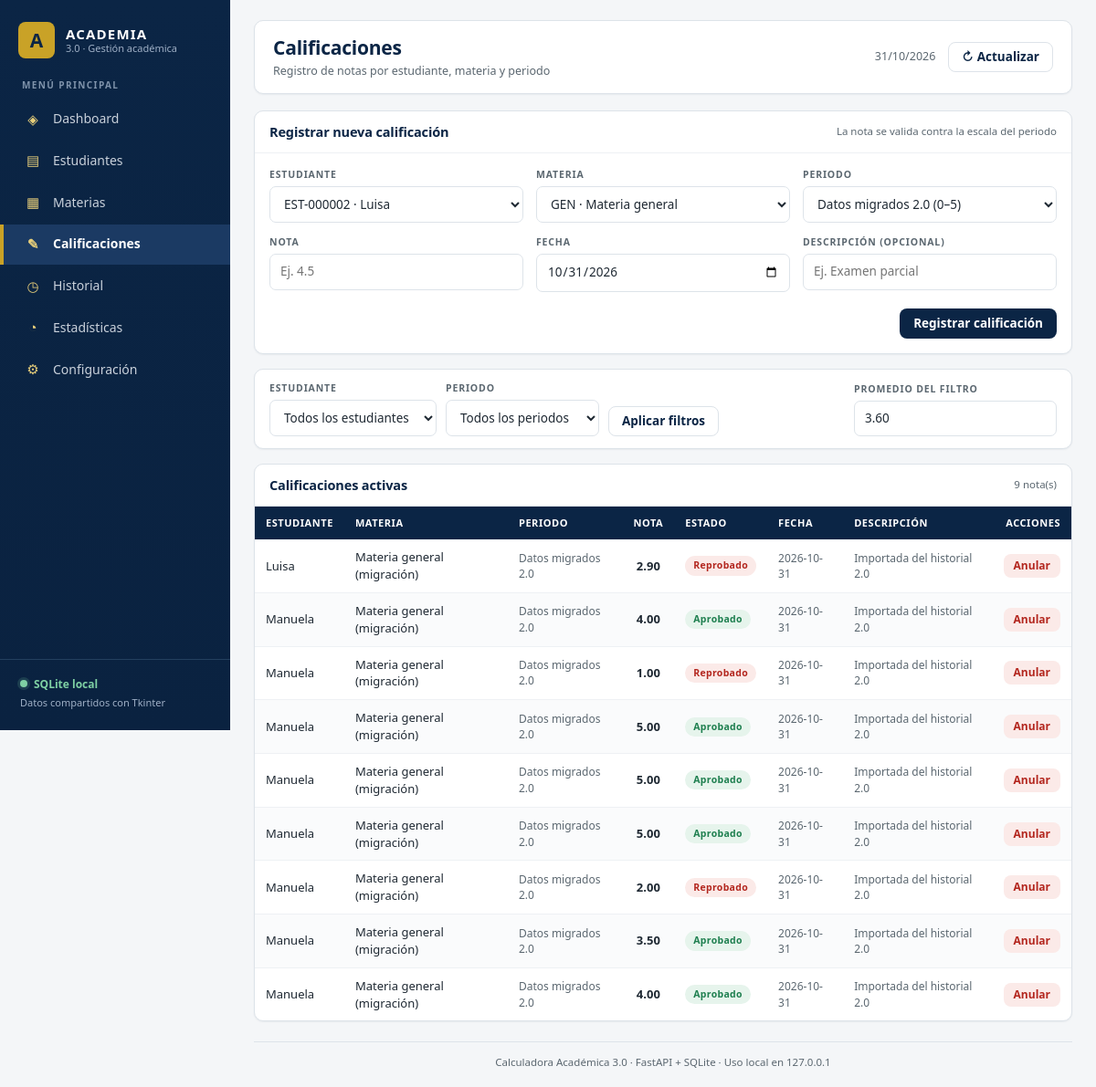
/calificaciones, run on the app's committed database.
### tables this page shows
CREATE TABLE estudiantes (
    id                 TEXT PRIMARY KEY,
    codigo             TEXT NOT NULL UNIQUE,
    nombre             TEXT NOT NULL CHECK (length(trim(nombre)) > 0),
    nombre_normalizado TEXT NOT NULL,
    correo             TEXT,
    origen             TEXT NOT NULL DEFAULT 'app'
                       CHECK (origen IN ('app', 'json_migracion')),
    huella_migracion   TEXT UNIQUE,
    creado_en          TEXT NOT NULL,
    actualizado_en     TEXT NOT NULL,
    eliminado_en       TEXT
);

CREATE TABLE materias (
    id             TEXT PRIMARY KEY,
    codigo         TEXT NOT NULL UNIQUE,
    nombre         TEXT NOT NULL,
    creditos       REAL NOT NULL DEFAULT 0 CHECK (creditos >= 0),
    creado_en      TEXT NOT NULL,
    actualizado_en TEXT NOT NULL,
    eliminado_en   TEXT
);

CREATE TABLE periodos (
    id             TEXT PRIMARY KEY,
    nombre         TEXT NOT NULL UNIQUE,
    fecha_inicio   TEXT,
    fecha_fin      TEXT,
    escala_min     REAL NOT NULL,
    escala_max     REAL NOT NULL,
    aprobacion_min REAL NOT NULL,
    activo         INTEGER NOT NULL DEFAULT 1 CHECK (activo IN (0, 1)),
    creado_en      TEXT NOT NULL,
    CHECK (escala_min < escala_max),
    CHECK (aprobacion_min >= escala_min AND aprobacion_min <= escala_max)
);

CREATE TABLE calificaciones (
    id             TEXT PRIMARY KEY,
    inscripcion_id TEXT NOT NULL REFERENCES inscripciones(id) ON DELETE RESTRICT,
    nota           REAL NOT NULL,
    descripcion    TEXT,
    fecha          TEXT NOT NULL,
    origen         TEXT NOT NULL DEFAULT 'app',
    creado_en      TEXT NOT NULL,
    anulada_en     TEXT
);

### app/web/rutas.py (the view)
@router.get("/calificaciones")
def calificaciones(
    request: Request,
    estudiante_id: str = "",
    periodo_id: str = "",
    servicios: Servicios = Depends(servicios_lectura),
):
    estudiantes = servicios.estudiantes.listar()
    materias = servicios.materias.listar()
    periodos = servicios.periodos.listar()
    ids_estudiantes = {estudiante.id for estudiante in estudiantes}
    ids_periodos = {periodo.id for periodo in periodos}
    if estudiante_id not in ids_estudiantes:
        estudiante_id = ""
    if periodo_id not in ids_periodos:
        periodo_id = ""
    detalles = servicios.calificaciones.listar_todas(
        estudiante_id=estudiante_id or None,
        periodo_id=periodo_id or None,
    )
    escalas = {periodo.id: periodo.escala for periodo in periodos}
    filas = [
        {
            "detalle": detalle,
            "estado": escalas[detalle.periodo_id].estado(detalle.nota),
        }
        for detalle in detalles
        if detalle.periodo_id in escalas
    ]
    notas = [fila["detalle"].nota for fila in filas]
    return _render(
        request,
        "calificaciones.html",
        "calificaciones",
        estudiantes=estudiantes,
        materias=materias,
        periodos=periodos,
        filas=filas,
        filtro_estudiante=estudiante_id,
        filtro_periodo=periodo_id,
        promedio_filtro=(sum(notas) / len(notas)) if notas else None,
        fecha_hoy=hoy_iso(),
    )

### app/web/templates/calificaciones.html (shortened to what this page needs)
{% extends "base.html" %}
{% block encabezado %}Calificaciones{% endblock %}
{% block subencabezado %}Registro de notas por estudiante, materia y periodo{% endblock %}
{% block contenido %}
<section class="panel" style="margin-bottom:16px">
  <div class="panel-cabecera">
    <h2>Registrar nueva calificación</h2>
    <span class="subtitulo">La nota se valida contra la escala del periodo</span>
  </div>
  <div class="panel-cuerpo">
    {% if estudiantes and materias and periodos %}
    <form class="formulario" method="post" action="/calificaciones/nueva">
      <div class="rejilla-campos tres">
        <div class="campo">
          <label for="estudiante_id">Estudiante</label>
          <select id="estudiante_id" name="estudiante_id" required>
            {% for estudiante in estudiantes %}
            <option value="{{ estudiante.id }}">{{ estudiante.codigo }} · {{ estudiante.nombre }}</option>
            {% endfor %}
          </select>
        </div>
        <div class="campo">
          <label for="materia_id">Materia</label>
          <select id="materia_id" name="materia_id" required>
            {% for materia in materias %}
            <option value="{{ materia.id }}">{{ materia.codigo }} · {{ materia.nombre }}</option>
            {% endfor %}
          </select>
        </div>
        <div class="campo">
          <label for="periodo_id">Periodo</label>
          <select id="periodo_id" name="periodo_id" required>
            {% for periodo in periodos %}
            <option value="{{ periodo.id }}">{{ periodo.nombre }} ({{ "%g"|format(periodo.escala_min) }}–{{ "%g"|format(periodo.escala_max) }})</option>
            {% endfor %}
          </select>
        </div>
        <div class="campo">
          <label for="nota">Nota</label>
          <input id="nota" name="nota" type="text" inputmode="decimal" required
                 placeholder="Ej. 4.5" autocomplete="off">
        </div>
        <div class="campo">
          <label for="fecha">Fecha</label>
          <input id="fecha" name="fecha" type="date" value="{{ fecha_hoy }}">
        </div>
        <div class="campo">
          <label for="descripcion">Descripción (opcional)</label>
          <input id="descripcion" name="descripcion" type="text" maxlength="160"
                 placeholder="Ej. Examen parcial">
        </div>
      </div>
      <div class="formulario-pie">
        <button class="boton primario" type="submit">Registrar calificación</button>
      </div>
    </form>
    {% endif %}
  </div>
</section>
<form class="barra-filtros" method="get" action="/calificaciones">
  <div class="campo">
    <label for="filtro_estudiante">Estudiante</label>
    <select id="filtro_estudiante" name="estudiante_id" data-autofiltrar>
      <option value="">Todos los estudiantes</option>
    </select>
  </div>
  <div class="campo">
    <label for="filtro_periodo">Periodo</label>
    <select id="filtro_periodo" name="periodo_id" data-autofiltrar>
      <option value="">Todos los periodos</option>
    </select>
  </div>
  <button class="boton secundario" type="submit">Aplicar filtros</button>
  <div class="campo">
    <label>Promedio del filtro</label>
    <input type="text" value="{{ promedio_filtro|promedio }}" disabled>
  </div>
</form>
<section class="panel">
  <div class="panel-cabecera">
    <h2>Calificaciones activas</h2>
    <span class="subtitulo">{{ filas|length }} nota(s)</span>
  </div>
  <div class="panel-cuerpo sin-relleno">
    {% if filas %}
    <div class="tabla-envoltura">
      <table class="tabla">
        <thead>
          <tr>
            <th>Estudiante</th>
            <th>Materia</th>
            <th>Periodo</th>
            <th class="num">Nota</th>
            <th>Estado</th>
            <th>Fecha</th>
            <th>Descripción</th>
            <th style="text-align:right">Acciones</th>
          </tr>
        </thead>
        <tbody>
          {% for fila in filas %}
          <tr>
            <td>{{ fila.detalle.estudiante_nombre }}</td>
            <td>{{ fila.detalle.materia_nombre }}</td>
            <td class="muted">{{ fila.detalle.periodo_nombre }}</td>
            <td class="num"><strong>{{ fila.detalle.nota|nota }}</strong></td>
            <td><span class="insignia {{ fila.estado|clase_estado }}">{{ fila.estado|estado_legible }}</span></td>
            <td class="muted">{{ fila.detalle.fecha }}</td>
            <td class="muted">{{ fila.detalle.descripcion or "—" }}</td>
            <td>
              <div class="acciones-fila">
                <form method="post" action="/calificaciones/{{ fila.detalle.id }}/anular" data-confirmar="¿Anular la nota {{ fila.detalle.nota|nota }} de {{ fila.detalle.estudiante_nombre }} en {{ fila.detalle.materia_nombre }}? La nota se conserva en SQLite, pero dejará de promediar.">
                  <button class="boton peligro pequeno" type="submit">Anular</button>
                </form>
              </div>
            </td>
          </tr>
          {% endfor %}
        </tbody>
      </table>
    </div>
    {% else %}
    <p class="vacio">No hay calificaciones para los filtros seleccionados.</p>
    {% endif %}
  </div>
</section>
{% endblock %}

### app/web/static/css/estilos.css (style rules this page uses)
:root { --azul: #0b2545; --azul-medio: #13315c; --azul-claro: #1b3a63; --dorado: #c9a227; --dorado-claro: #e7ce7a; --fondo: #f4f6f8; --blanco: #ffffff; --gris-borde: #dde3e9; --gris-suave: #eef1f4; --gris-texto: #5b6770; --texto: #1f2933; --verde: #1e7f4f; --verde-suave: #e6f4ec; --rojo: #b3261e; --rojo-suave: #fbeae8; --amarillo-suave: #fff6da; --sombra: 0 1px 2px rgba(11, 37, 69, 0.06); --radio: 10px; }
* { box-sizing: border-box; }
html, body { margin: 0; padding: 0; }
body { background: var(--fondo); color: var(--texto); font-family: "Segoe UI", system-ui, -apple-system, "Helvetica Neue", Arial, sans-serif; font-size: 15px; line-height: 1.45; }
h1, h2, h3, h4 { margin: 0; color: var(--azul); letter-spacing: -0.01em; }
.boton { display: inline-flex; align-items: center; justify-content: center; gap: 6px; padding: 9px 14px; border: 1px solid transparent; border-radius: 8px; font: inherit; font-size: 13.5px; font-weight: 600; line-height: 1; cursor: pointer; white-space: nowrap; transition: background 0.15s ease, border-color 0.15s ease, color 0.15s ease; }
.boton.primario { background: var(--azul); color: var(--blanco); }
.boton.secundario { background: var(--blanco); border-color: var(--gris-borde); color: var(--azul); }
.boton.peligro { background: var(--rojo-suave); color: var(--rojo); }
.boton.pequeno { padding: 6px 10px; font-size: 12px; }
.acciones-fila { display: flex; flex-wrap: wrap; align-items: center; gap: 8px; }
.acciones-fila form { margin: 0; }
.panel { background: var(--blanco); border: 1px solid var(--gris-borde); border-radius: var(--radio); box-shadow: var(--sombra); overflow: hidden; }
.panel-cabecera { display: flex; flex-wrap: wrap; align-items: center; justify-content: space-between; gap: 10px; padding: 12px 16px; border-bottom: 1px solid var(--gris-suave); }
.panel-cabecera h2, .panel-cabecera h3 { font-size: 14.5px; }
.panel-cabecera .subtitulo { color: var(--gris-texto); font-size: 11.5px; font-weight: 400; }
.panel-cuerpo { padding: 16px; }
.panel-cuerpo.sin-relleno { padding: 0; }
.tabla-envoltura { width: 100%; overflow-x: auto; }
table.tabla { width: 100%; border-collapse: collapse; font-size: 13px; }
table.tabla thead th { padding: 10px 12px; background: var(--azul); color: var(--blanco); font-size: 11px; font-weight: 700; letter-spacing: 0.05em; text-align: left; text-transform: uppercase; white-space: nowrap; }
table.tabla tbody td { padding: 10px 12px; border-bottom: 1px solid var(--gris-suave); vertical-align: middle; }
table.tabla tbody tr:nth-child(even) { background: #fafbfc; }
table.tabla tbody tr:last-child td { border-bottom: 0; }
table.tabla .num { text-align: center; font-variant-numeric: tabular-nums; }
table.tabla .acciones-fila { justify-content: flex-end; gap: 6px; }
table.tabla .acciones-fila form { display: inline; }
.muted { color: var(--gris-texto); font-size: 12px; }
.insignia { display: inline-block; padding: 3px 9px; border-radius: 999px; font-size: 10.5px; font-weight: 700; letter-spacing: 0.03em; white-space: nowrap; }
.insignia.aprobado { background: var(--verde-suave); color: var(--verde); }
.insignia.reprobado { background: var(--rojo-suave); color: var(--rojo); }
.formulario { display: flex; flex-direction: column; gap: 14px; }
.rejilla-campos { display: grid; grid-template-columns: repeat(2, minmax(0, 1fr)); gap: 14px; }
.rejilla-campos.tres { grid-template-columns: repeat(3, minmax(0, 1fr)); }
.campo { display: flex; flex-direction: column; gap: 5px; min-width: 0; }
.campo label { color: var(--gris-texto); font-size: 10.5px; font-weight: 700; letter-spacing: 0.08em; text-transform: uppercase; }
.campo input, .campo select, .campo textarea { width: 100%; padding: 9px 11px; border: 1px solid var(--gris-borde); border-radius: 7px; background: var(--blanco); color: var(--texto); font: inherit; font-size: 13.5px; outline: none; transition: border-color 0.15s ease, box-shadow 0.15s ease; }
.formulario-pie { display: flex; flex-wrap: wrap; justify-content: flex-end; gap: 10px; padding-top: 4px; }
.barra-filtros { display: flex; flex-wrap: wrap; align-items: flex-end; gap: 10px; padding: 13px 16px; margin-bottom: 16px; background: var(--blanco); border: 1px solid var(--gris-borde); border-radius: var(--radio); box-shadow: var(--sombra); }
.barra-filtros .campo { min-width: 160px; }

### data on the page
estudiantes: detalle.estudiante_nombre "Luisa"
materias: detalle.materia_nombre "Materia general (migración)" "Materia general (migración)" "Materia general (migración)" "Materia general (migración)" "Materia general (migración)" "Materia general (migración)" "Materia general (migración)" "Materia general (migración)" "Materia general (migración)"
periodos: detalle.periodo_nombre "Datos migrados 2.0" "Datos migrados 2.0" "Datos migrados 2.0" "Datos migrados 2.0" "Datos migrados 2.0" "Datos migrados 2.0" "Datos migrados 2.0" "Datos migrados 2.0" "Datos migrados 2.0"
calificaciones: detalle.nota|nota "2.90", detalle.fecha "2026-10-31", detalle "Importada del historial 2.0"
estudiantes: detalle.estudiante_nombre "Manuela" "Manuela" "Manuela" "Manuela" "Manuela" "Manuela" "Manuela" "Manuela"
calificaciones: detalle.nota|nota "4.00", detalle.fecha "2026-10-31", detalle "Importada del historial 2.0"
calificaciones: detalle.nota|nota "1.00", detalle.fecha "2026-10-31", detalle "Importada del historial 2.0"
calificaciones: detalle.nota|nota "5.00", detalle.fecha "2026-10-31", detalle "Importada del historial 2.0"
calificaciones: detalle.nota|nota "5.00", detalle.fecha "2026-10-31", detalle "Importada del historial 2.0"
calificaciones: detalle.nota|nota "5.00", detalle.fecha "2026-10-31", detalle "Importada del historial 2.0"
calificaciones: detalle.nota|nota "2.00", detalle.fecha "2026-10-31", detalle "Importada del historial 2.0"
calificaciones: detalle.nota|nota "3.50", detalle.fecha "2026-10-31", detalle "Importada del historial 2.0"
calificaciones: detalle.nota|nota "4.00", detalle.fecha "2026-10-31", detalle "Importada del historial 2.0"

### other printed values
{{ hoy }} "31/10/2026"
{{ filas|length }} "9"
{{ fila.estado|estado_legible }} "Reprobado" "Aprobado" "Reprobado" "Aprobado" "Aprobado" "Aprobado" "Reprobado" "Aprobado" "Aprobado"
form field estudiante_id "EST-000002 · Luisa"
form field materia_id "GEN · Materia general"
form field periodo_id "Datos migrados 2.0 (0–5)"
